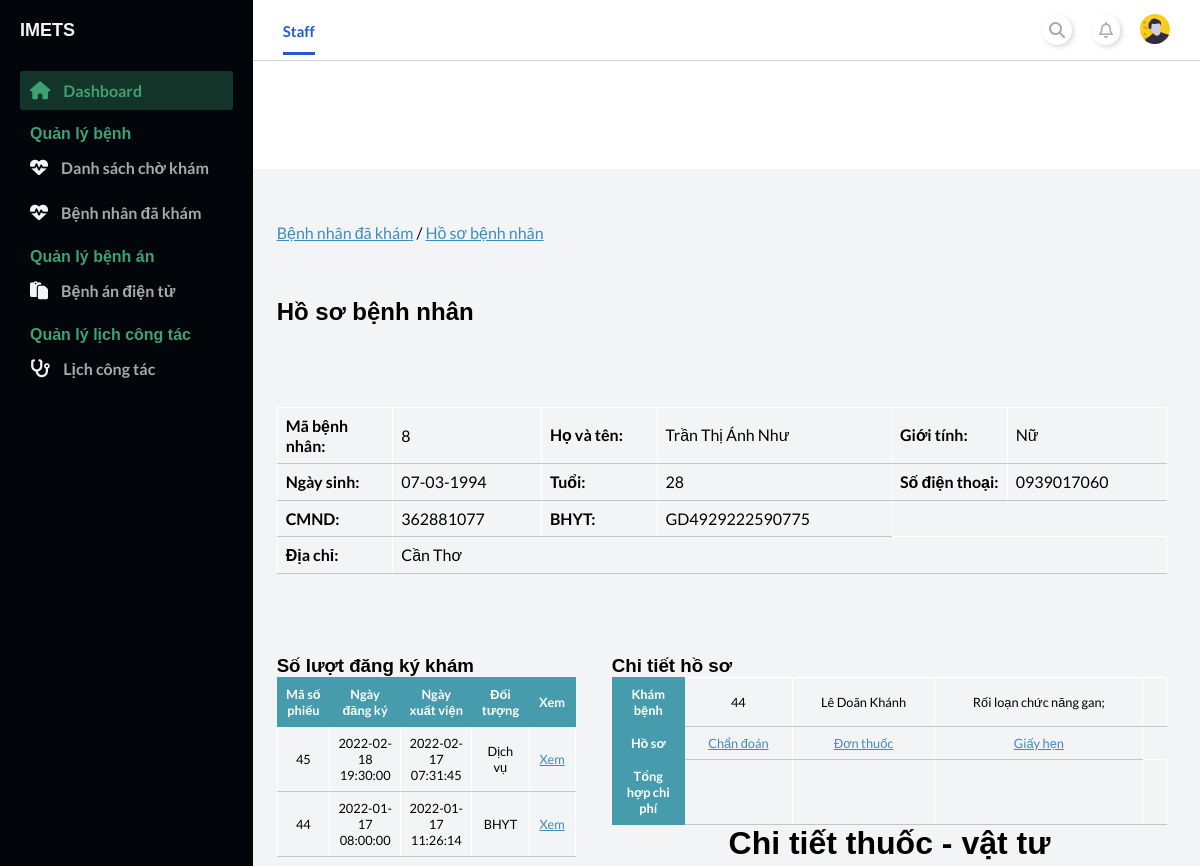
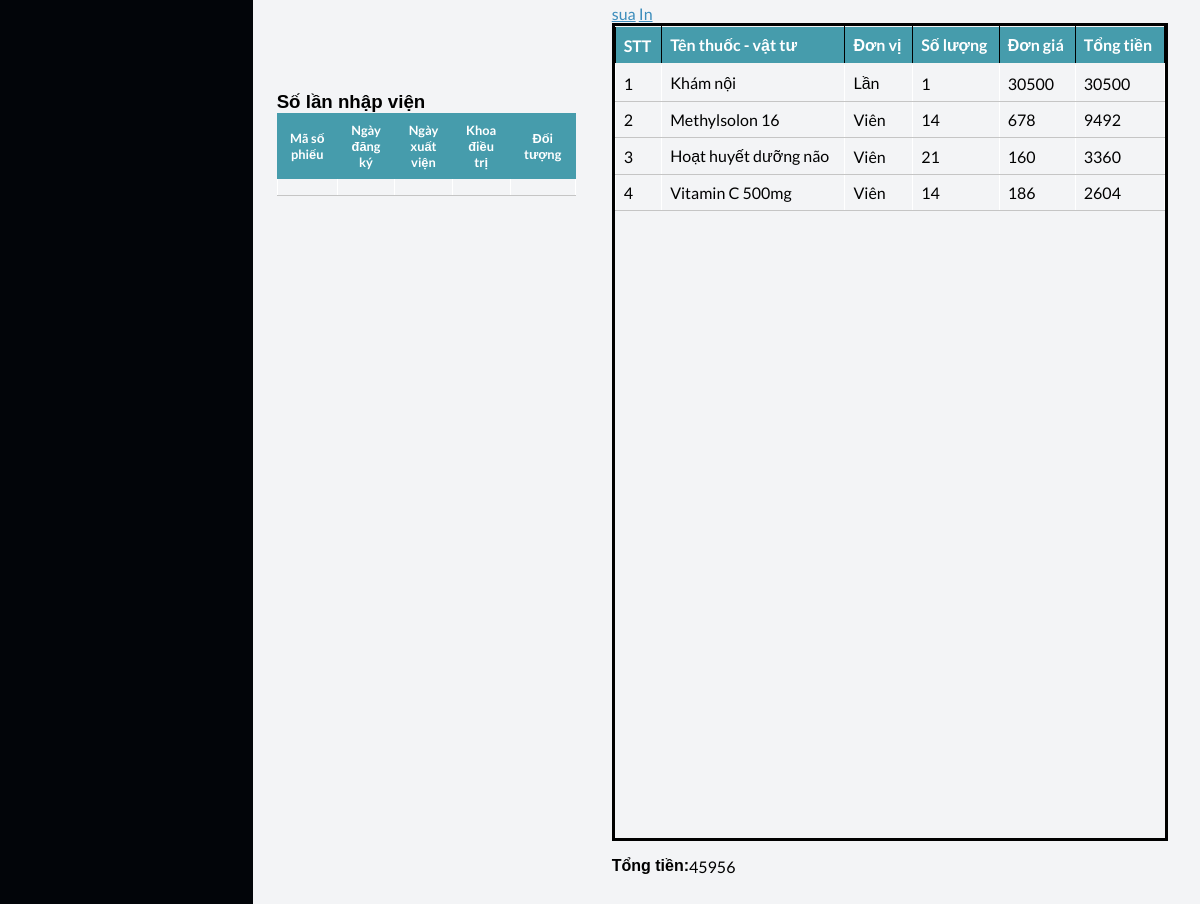
/staff/index.php?page_layout=checked_up&ID_Patient=8&ID_Appointment=44&record=prescription (signed in), run on the app's committed database (2 pictures, top to bottom).
### tables this page shows
CREATE TABLE `patient` (
  `ID_Patient` int(11) NOT NULL,
  `Name` varchar(100) NOT NULL,
  `DOB` date NOT NULL,
  `Sex` varchar(10) NOT NULL,
  `Address` varchar(200) DEFAULT NULL,
  `CMND` varchar(15) DEFAULT NULL,
  `PhoneNumber` varchar(25) NOT NULL,
  `ID_BHYT` varchar(20) DEFAULT NULL,
  `VoteRate` double NOT NULL,
  `UserName` varchar(100) NOT NULL,
  `Password` varchar(100) NOT NULL
);

CREATE TABLE `appointment` (
  `ID_Appointment` int(11) NOT NULL,
  `ID_Staff` int(11) NOT NULL,
  `ID_Patient` int(11) NOT NULL,
  `Date_Booking` datetime NOT NULL,
  `Date_Checkup` int(11) NOT NULL,
  `Date_HospitalDischarge` datetime DEFAULT NULL,
  `Date_ReCheckup` date DEFAULT NULL,
  `BHYT_Checkin` float NOT NULL,
  `ID_PaymentMethod` int(11) DEFAULT NULL,
  `StatusAppointment` varchar(100) DEFAULT NULL
);

CREATE TABLE `medicalrecord` (
  `ID_MedicalRecord` int(11) NOT NULL,
  `ID_Appointment` int(11) NOT NULL,
  `ReasonCheckup` varchar(50) DEFAULT NULL,
  `BodyCheck` varchar(50) DEFAULT NULL,
  `BodyPartsCheck` varchar(50) DEFAULT NULL,
  `PulseRate` int(11) DEFAULT NULL,
  `Temp` float DEFAULT NULL,
  `BloodPressure` varchar(10) DEFAULT NULL,
  `Breathing` int(11) DEFAULT NULL,
  `Height` float DEFAULT NULL,
  `Weight` float DEFAULT NULL,
  `Result` varchar(255) DEFAULT NULL,
  `TreatmentDirection` varchar(255) DEFAULT NULL,
  `Advice` varchar(255) DEFAULT NULL
);

CREATE TABLE `schedule` (
  `ID_schedule` int(11) NOT NULL,
  `title` varchar(255) NOT NULL,
  `Session` varchar(15) NOT NULL,
  `start` datetime DEFAULT NULL,
  `end` datetime DEFAULT NULL,
  `ID_Staff` int(11) NOT NULL,
  `ID_Room` int(11) NOT NULL,
  `t_stamp` timestamp NOT NULL DEFAULT current_timestamp() ON UPDATE current_timestamp(),
  `status_schedule` varchar(255) NOT NULL
);

CREATE TABLE `staff` (
  `ID_Staff` int(11) NOT NULL,
  `Name_Staff` varchar(100) NOT NULL,
  `DOB_Staff` date NOT NULL,
  `Sex_Staff` varchar(10) NOT NULL,
  `Address_Staff` varchar(200) NOT NULL,
  `CMND_Staff` varchar(15) NOT NULL,
  `PhoneNumber_Staff` varchar(25) NOT NULL,
  `Position` varchar(50) NOT NULL,
  `ID_Dept` int(11) NOT NULL,
  `DateStartWork` date NOT NULL,
  `VoteRate` double NOT NULL DEFAULT 0,
  `UserName` varchar(100) NOT NULL,
  `Password` varchar(100) NOT NULL
);

CREATE TABLE `disease` (
  `ID_Disease` int(11) NOT NULL,
  `TitleDisease` varchar(100) NOT NULL,
  `ContentDisease` text NOT NULL,
  `Symptom` text NOT NULL
);

CREATE TABLE `medicinesfortreatment` (
  `ID_Prescription` int(11) NOT NULL,
  `ID_Medicine` int(11) NOT NULL,
  `Amount` int(11) NOT NULL,
  `TotalMoney` int(11) NOT NULL,
  `DescriptionTreatment` varchar(100) NOT NULL,
  `Morning` tinyint(1) DEFAULT NULL,
  `Afternoon` tinyint(1) DEFAULT NULL,
  `Evening` tinyint(1) DEFAULT NULL
);

CREATE TABLE `medicine` (
  `ID_Medicine` int(11) NOT NULL,
  `TitleMedicine` varchar(255) NOT NULL,
  `Ingredients` varchar(255) NOT NULL,
  `MedicineContent` text NOT NULL,
  `PrescriptionDrug` text NOT NULL,
  `ContraindicationsDrug` text NOT NULL,
  `Production` varchar(100) NOT NULL,
  `UnitPrice` int(11) NOT NULL,
  `Type` varchar(100) NOT NULL
);

### staff/modules_staff/checked_up/prescriptionRecord.php (the view, shortened to what this page needs)
<div class="detail-prescription">
    <h1 class="heading-main">Chi tiết thuốc - vật tư</h1>
    <a href="index.php?page_layout=checkup&ID_Appointment=<?php echo $ID_Appointment?>">sua</a>
    <a href="./modules_staff/paper/prescription.php?ID_Appointment=<?php echo $ID_Appointment?>" target="_blank">In</a>
    <div class="detail-prescription-table">
        <div class="card-body">
            <table class="table">
                <thead class="thead-dark">
                    <tr>
                        <th>STT</th>
                        <th>Tên thuốc - vật tư</th>
                        <th>Đơn vị</th>
                        <th>Số lượng</th>
                        <th>Đơn giá</th>
                        <th>Tổng tiền</th>
                    </tr>
                </thead>
                <tbody>
                    <?php
                        $sql_get_medicineChoose = "SELECT *
                            FROM medicinesfortreatment JOIN presciption ON medicinesfortreatment.ID_Prescription=presciption.ID_Prescription
                            JOIN medicine ON medicinesfortreatment.ID_Medicine=medicine.ID_Medicine
                            WHERE presciption.ID_Appointment=$ID_Appointment";
                        $query_get_medicineChoose = mysqli_query($conn, $sql_get_medicineChoose);
                        $stt=0;
                        $sumMoney=0;
                        while($rows_get_medicineChoose = mysqli_fetch_array($query_get_medicineChoose)){?>
                    <tr>
                    <td><?php echo ++$stt?></td>
                    <td><?php echo $rows_get_medicineChoose['TitleMedicine'] ?></td>
                    <td><?php echo $rows_get_medicineChoose['Type'] ?></td>
                    <td><?php echo $rows_get_medicineChoose['Amount'] ?></td>
                    <td><?php echo $rows_get_medicineChoose['UnitPrice'] ?></td>
                        <td><?php
                            echo $rows_get_medicineChoose['TotalMoney'];
                            $sumMoney=$sumMoney+$rows_get_medicineChoose['TotalMoney'];
                        ?></td>
                    </tr>
                    <?php } ?>
            </table>
        </div>
    </div>
    <div class="totalMoney">
        <h4>Tổng tiền:</h4>
        <p id="TotalMoney"><?php echo $sumMoney ?></p>
    </div>
</div>

### staff/modules_staff/checked_up/checked_up.php
<?php
    include './../config.php';
    $ID_Patient = $_GET['ID_Patient'];
    $login_staff = $_SESSION['login_staff'];
?>
<main>
    <div class="container-fluid">
        <div class="card-container">
            <div class="link-nav-pages">
                <a href="./index.php?page_layout=list_checked_up">Bệnh nhân đã khám</a> /
                <a href="">Hồ sơ bệnh nhân</a>
            </div>
            <div class="card-header">
                <h2>Hồ sơ bệnh nhân</h2>
            </div>
            <div class="personalInfo">
                <?php
                    $sql = "SELECT * FROM appointment JOIN patient ON appointment.ID_Patient=patient.ID_Patient WHERE patient.ID_Patient=$ID_Patient";
                    $query = mysqli_query($conn, $sql);
                    $rows = mysqli_fetch_array($query);
                ?>
                <table class="personalInfoTable">
                    <tr>
                        <th>Mã bệnh nhân: </th>
                        <td><?php echo $rows['ID_Patient'] ?></td>
                        <th>Họ và tên: </th>
                        <td><?php echo $rows['Name'] ?></td>
                        <th>Giới tính: </th>
                        <td><?php echo $rows['Sex'] ?></td>
                    </tr>
                    <tr>
                        <th>Ngày sinh: </th>
                        <td><?php
                            echo date('d-m-Y', strtotime($rows['DOB'])); ?></td>
                        <th>Tuổi: </th>
                        <td><?php
                            $date = getdate();
                            echo $date['year'] - substr($rows['DOB'],0,4);
                        ?></td>
                        <th>Số điện thoại: </th>
                        <td><?php echo $rows['PhoneNumber'] ?></td>
                    </tr>
                    <tr>
                        <th>CMND: </th>
                        <td><?php echo $rows['CMND'] ?></td>
                        <th>BHYT: </th>
                        <td><?php echo $rows['ID_BHYT'] ?></td>
                    </tr>
                    <tr>
                        <th>Địa chỉ: </th>
                        <td colspan="5"><?php echo $rows['Address'] ?></td>
                    </tr>
                </table>
            </div>
            <div class="record">
                <div class="summary">
                    <div class="summary-content">
                        <h3>Số lượt đăng ký khám</h3>
                        <table class="personalInfoTable recordTable">
                            <tr>
                                <th>Mã số phiếu</th>
                                <th>Ngày đăng ký</th>
                                <th>Ngày xuất viện</th>
                                <th>Đối tượng</th>
                                <th>Xem</th>
                            </tr>
                            <?php
                                    $sql_appointment = "SELECT * FROM appointment
                                    JOIN schedule ON schedule.ID_schedule=appointment.Date_Checkup
                                    JOIN staff ON staff.ID_Staff=appointment.ID_Staff
                                    JOIN medicalrecord ON medicalrecord.ID_Appointment=appointment.ID_Appointment
                                    WHERE staff.UserName='$login_staff' AND appointment.ID_Patient= $ID_Patient
                                    ORDER BY appointment.ID_Appointment DESC";
                                    $query_appointment = mysqli_query($conn, $sql_appointment);
                                    while($rows_appointment = mysqli_fetch_array($query_appointment)){
                                ?>
                            <tr>
                                <td><?php echo $rows_appointment['ID_Appointment'] ?></td>
                                <td><?php echo $rows_appointment['start'] ?></td>
                                <td><?php echo $rows_appointment['Date_HospitalDischarge'] ?></td>
                                <td><?php
                                    if($rows_appointment['BHYT_Checkin']>0){
                                        echo 'BHYT';
                                    } else {
                                        echo 'Dịch vụ';
                                    }
                                ?></td>
                                <td><a href="./index.php?page_layout=checked_up&ID_Patient=<?php echo $ID_Patient ?>&ID_Appointment=<?php echo $rows_appointment['ID_Appointment'] ?>">Xem</a></td>
                            </tr>
                            <?php
                                }
                            ?>
                        </table>
                    </div>
                    <br>
                    <div class="summary-content">
                        <h3>Số lần nhập viện</h3>
                        <table class="personalInfoTable recordTable">
                            <tr>
                                <th>Mã số phiếu</th>
                                <th>Ngày đăng ký</th>
                                <th>Ngày xuất viện</th>
                                <th>Khoa điều trị</th>
                                <th>Đối tượng</th>
                            </tr>
                            <tr>
                                <td></td>
                                <td></td>
                                <td></td>
                                <td></td>
                                <td></td>
                            </tr>
                        </table>
                    </div>
                </div>
                <?php include './modules_staff/checked_up/detailRecord.php'; ?>
            </div>
        </div>
    </div>
</main>

### staff/modules_staff/checked_up/detailRecord.php
<?php
    if(isset($_GET['ID_Appointment'])){
        $ID_Appointment = $_GET['ID_Appointment'];
        $ID_Patient = $_GET['ID_Patient'];
        $sql_medicalRecord = "SELECT * FROM appointment
        JOIN medicalrecord ON medicalrecord.ID_Appointment=appointment.ID_Appointment
        JOIN diagnose ON diagnose.ID_MedicalRecord=medicalrecord.ID_MedicalRecord
        JOIN disease ON disease.ID_Disease=diagnose.ID_Disease
        JOIN staff ON staff.ID_Staff=appointment.ID_Staff
        WHERE appointment.ID_Appointment=$ID_Appointment";
        $query_medicalRecord = mysqli_query($conn, $sql_medicalRecord);
        $rows_medicalRecord = mysqli_fetch_array($query_medicalRecord);
        $query_getDiseases = mysqli_query($conn, $sql_medicalRecord);
        $diseases='';
        if(mysqli_num_rows($query_medicalRecord)>0){
            while($rows_getDiseases = mysqli_fetch_array($query_getDiseases)){
                $diseases = $diseases.$rows_getDiseases['TitleDisease'].'; ';
            }
        }
?>
    <div class="detail_record">
        <h3>Chi tiết hồ sơ</h3>
        <table class="personalInfoTable recordTable">
            <tr>
                <th>Khám bệnh</th>
                <td><?php echo $ID_Appointment ?></td>
                <td><?php echo $rows_medicalRecord['Name_Staff'] ?></td>
                <td><?php echo $diseases ?></td>
                <td></td>
            </tr>
            <tr>
                <th>Hồ sơ</th>
                <td><a href="./index.php?page_layout=checked_up&ID_Patient=<?php echo $ID_Patient ?>&ID_Appointment=<?php echo $ID_Appointment?>&record=diagnose">Chẩn đoán</a></td>
                <td><a href="./index.php?page_layout=checked_up&ID_Patient=<?php echo $ID_Patient ?>&ID_Appointment=<?php echo $ID_Appointment?>&record=prescription">Đơn thuốc</a></td>
                <td><a href="./index.php?page_layout=checked_up&ID_Patient=<?php echo $ID_Patient ?>&ID_Appointment=<?php echo $ID_Appointment?>&record=recheckup">Giấy hẹn</a></td>
            </tr>
            <tr>
                <th>Tổng hợp chi phí</th>
                <td></td>
                <td></td>
                <td></td>
                <td></td>
            </tr>
        </table>
        <?php include './modules_staff/checked_up/mainRecord.php'; ?>
        </div>
        <?php }else {?>
    <div class="detail_record">
        <h3>Chi tiết hồ sơ</h3>
    </div>
<?php }?>

### staff/modules_staff/style/index_staff.css (style rules this page uses)
* { margin: 0; padding: 0; }
body { box-sizing: border-box; font-family: "Lato", sans-serif; }

### staff/modules_staff/style/content.css (style rules this page uses)
main { background: #f3f4f6; grid-area: main; overflow-y: auto; }

### staff/modules_staff/style/checkup.css (style rules this page uses)
.container-fluid { padding: 2vh 2vw; min-height: 70vh; width: 94%; }
.card-header { margin: 2vh 0 3vh; }
.card-body table { width: 100%; padding: 2rem; border-collapse: collapse; margin-bottom: 1rem; }
.card-body table, td, th { border: 1px solid rgb(0, 0, 0); text-align: left; }
.card-body th { background-color: #469cac; color: #ffff; }
.card-body th, td { padding: 0.5rem; }
.detail-prescription-table { border:3px solid #000000; width:99%; height:30vh; overflow-x:hidden; overflow-y:auto; }
.heading-main { margin-bottom: 0.5rem; text-align: center; }
.totalMoney { display: flex; margin-top: 1rem; }

### staff/modules_staff/style/checked_up.css (style rules this page uses)
.personalInfoTable { border-collapse: collapse; width: 100%; }
.personalInfoTable th, td { padding: 8px; text-align: left; border-bottom: 1px solid #c5c5c5; border-top: 1px solid #ffffff; border-right: 1px solid #ffffff; border-left: 1px solid #ffffff; }
.personalInfoTable th { width: 13%; }
.record { display: flex; }
.summary { width: 35%; height: 100vh; }
.detail_record { width: 65%; height: 100vh; margin-top: 3vh; padding-left: 3vw; }
.recordTable th { background-color: #469cac; border: 1px solid #469cac; color: #ffffff; font-size: 0.8rem; text-align: center; }
.recordTable td { font-size: 0.8rem; text-align: center; }
.summary-content { margin-top: 3vh; }

### data on the page
patient: ID_Patient "8", Name "Trần Thị Ánh Như", Sex "Nữ", DOB "07-03-1994", $date['year']-substr($rows['DOB'],0,4) "28", PhoneNumber "0939017060", CMND "362881077", ID_BHYT "GD4929222590775", Address "Cần Thơ"
appointment: medicalrecord.ID_Appointment "45", Date_Checkup.start "2022-02-18 19:30:00", Date_HospitalDischarge "2022-02-17 07:31:45", BHYT_Checkin "Dịch vụ"
appointment: medicalrecord.ID_Appointment "44", Date_Checkup.start "2022-01-17 08:00:00", Date_HospitalDischarge "2022-01-17 11:26:14", BHYT_Checkin "BHYT", ID_Staff.Name_Staff "Lê Doãn Khánh", disease.TitleDisease "Rối loạn chức năng gan;"
medicinesfortreatment: ID_Medicine.TitleMedicine "Khám nội", ID_Medicine.Type "Lần", Amount "1", ID_Medicine.UnitPrice "30500", TotalMoney "30500"
medicinesfortreatment: ID_Medicine.TitleMedicine "Methylsolon 16", ID_Medicine.Type "Viên", Amount "14", ID_Medicine.UnitPrice "678", TotalMoney "9492"
medicinesfortreatment: ID_Medicine.TitleMedicine "Hoạt huyết dưỡng não", ID_Medicine.Type "Viên", Amount "21", ID_Medicine.UnitPrice "160", TotalMoney "3360"
medicinesfortreatment: ID_Medicine.TitleMedicine "Vitamin C 500mg", ID_Medicine.Type "Viên", Amount "14", ID_Medicine.UnitPrice "186", TotalMoney "2604"

### other printed values
$ID_Appointment "44"
$sumMoney "45956"
